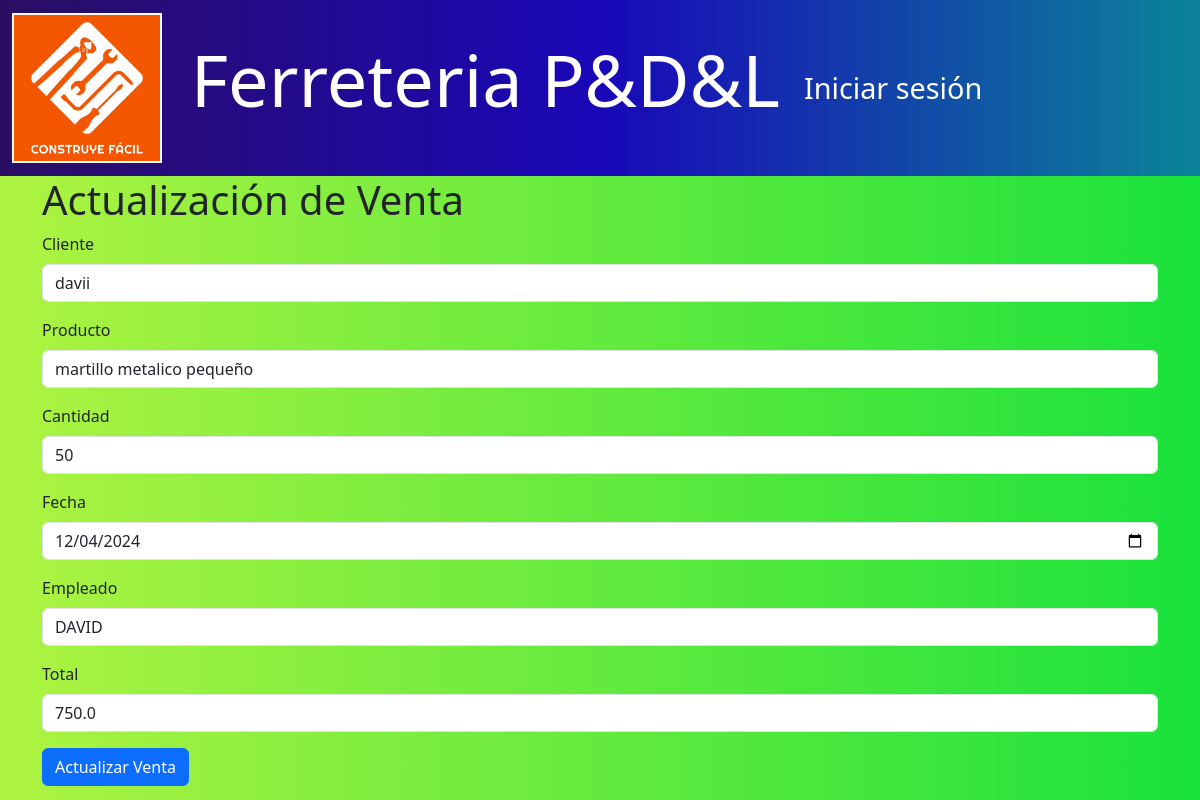
/ventas/edit/1, run on the app's committed database.
### models/venta_model.py (models this page shows, shortened)
class Venta(db.Model):
    __tablename__ = "ventas"
    id = db.Column(db.Integer, primary_key=True)
    cliente_id = db.Column(db.Integer, db.ForeignKey('clientes.id'), nullable=False)
    producto_id = db.Column(db.Integer, db.ForeignKey('productos.id'), nullable=False)
    cantidad = db.Column(db.Integer, nullable=False)
    total = db.Column(db.Float, nullable=False)  # Nuevo campo
    fecha = db.Column(db.DateTime, nullable=False)
    empleado_id = db.Column(db.Integer, db.ForeignKey('usuarios.id'), nullable=False)  # Nuevo campo
    cliente = db.relationship('Cliente', back_populates='ventas')
    producto = db.relationship('Producto', back_populates='ventas')
    empleado = db.relationship('Usuario', back_populates='ventas')  # Relación con usuarios
    facturas = db.relationship('Factura', back_populates='venta')  # Relación uno a uno con facturas
    @staticmethod
    def get_by_id(id):
        return Venta.query.get(id)

### models/cliente_model.py (models this page shows, shortened)
class Cliente(db.Model):
    __tablename__ = "clientes"
    id = db.Column(db.Integer,primary_key=True)
    nombre = db.Column(db.String(80),nullable=False)
    email = db.Column(db.String(100),nullable=False)
    telefono = db.Column(db.String(20),nullable=False)
    facturas = db.relationship('Factura', back_populates='cliente')
    ventas = db.relationship('Venta',back_populates='cliente')

### models/producto_model.py (models this page shows, shortened)
class Producto(db.Model):
    __tablename__ = "productos"
    id = db.Column(db.Integer, primary_key=True)
    nombre = db.Column(db.String(100), nullable=False)
    descripcion = db.Column(db.String(120), nullable=False)
    precio = db.Column(db.Float(11, 2), nullable=False)
    stock = db.Column(db.Integer, nullable=False)
    ventas = db.relationship('Venta', back_populates='producto')
    compras = db.relationship('Compra', back_populates='producto')
    facturas = db.relationship('Factura', back_populates='producto')

### models/usuario_model.py (models this page shows, shortened)
class Usuario(db.Model):
    __tablename__ = "usuarios"
    id = db.Column(db.Integer,primary_key=True)
    nombre = db.Column(db.String(80),nullable=False)
    username = db.Column(db.String(50),nullable=False)
    password = db.Column(db.String,nullable=False)
    rol = db.Column(db.String(20),nullable=False)
    ventas = relationship("Venta", back_populates="empleado")

### controllers/venta_controller.py (the view, shortened to what this page needs)
@venta_bp.route("/edit/<int:id>", methods=['GET', 'POST'])
def edit(id):
    venta = Venta.get_by_id(id)
    if not venta:
        flash("Venta no encontrada.", "error")
        return redirect(url_for('venta.index'))
    clientes = Cliente.query.all()
    productos = Producto.query.all()
    empleados = Usuario.query.all()  # Obtén la lista de empleados de la base de datos
    return venta_view.edit(venta, clientes, productos, empleados)

### run.py (called while the page is built)
@app.context_processor
def inject_active_path():
    def is_active(path):
        return 'active' if request.path == path else ''
    return(dict(is_active =  is_active))

### views/venta_view.py (called while the page is built)
def edit(venta,clientes,productos, empleados):
    return render_template('ventas/edit.html' ,venta=venta,clientes=clientes,productos=productos, empleados=empleados)

### templates/ventas/edit.html (shortened to what this page needs)
{% extends 'base.html' %}
{% block content %}
<h1>Actualización de Venta</h1>
<form action="{{ url_for('venta.edit', id=venta.id) }}" method="POST">
    <div class="mb-3">
        <label for="" class="form-label">Cliente</label>
        <select name="cliente_id" class="form-control" required>
            {% for cliente in clientes %}
                <option value="{{ cliente.id }}" {% if cliente.id == venta.cliente_id %} selected {% endif %}>
                    {{ cliente.nombre }}
                </option>
            {% endfor %}
        </select>
    </div>
    <div class="mb-3">
        <label for="" class="form-label">Producto</label>
        <select name="producto_id" class="form-control" required>
            {% for producto in productos %}
                <option value="{{ producto.id }}" {% if producto.id == venta.producto_id %} selected {% endif %}>
                    {{ producto.descripcion }}
                </option>
            {% endfor %}
        </select>
    </div>
    <div class="mb-3">
        <label for="" class="form-label">Cantidad</label>
        <input type="number" class="form-control" name="cantidad" value="{{ venta.cantidad }}" required>
    </div>
    <div class="mb-3">
        <label for="" class="form-label">Fecha</label>
        <input type="date" class="form-control" name="fecha" value="{{ venta.fecha.strftime('%Y-%m-%d') }}" required>
    </div>
    <div class="mb-3">
        <label for="" class="form-label">Empleado</label>
        <select name="empleado_id" class="form-control" required>
            {% for empleado in empleados %}
                <option value="{{ empleado.id }}" {% if empleado.id == venta.empleado_id %} selected {% endif %}>
                    {{ empleado.username }}
                </option>
            {% endfor %}
        </select>
    </div>
    <div class="mb-3">
        <label for="" class="form-label">Total</label>
        <input type="number" class="form-control" name="total" value="{{ venta.total }}" readonly>
    </div>
    <button type="submit" class="btn btn-primary">Actualizar Venta</button>
</form>
{% endblock %}

### templates/base.html (style rules this page uses)
body { background: linear-gradient(to right, #aff341, #19e23b); min-height: 100vh; }

### data on the page
Venta: cliente_id "davii", producto_id "martillo metalico pequeño", cantidad "50", fecha "12/04/2024", empleado_id "DAVID", total "750.0"
